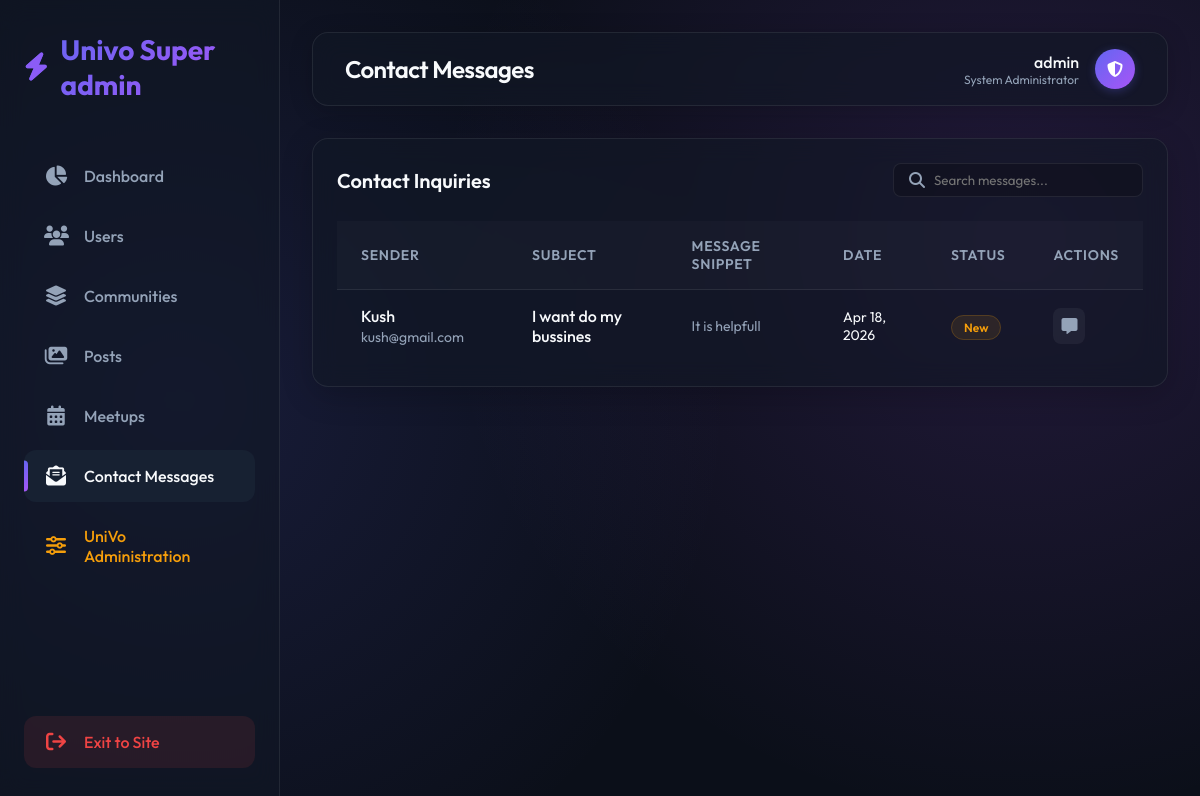
The app's page /custom-admin/contact-messages/ (signed in) with its own data.
### user/models.py (models this page shows, shortened)
class ContactMessage(models.Model):
    name = models.CharField(max_length=100)
    email = models.EmailField()
    subject = models.CharField(max_length=200)
    message = models.TextField()
    is_read = models.BooleanField(default=False)
    created_at = models.DateTimeField(auto_now_add=True)

### custom_admin/views.py (the view)
# urls.py: path('contact-messages/', views.contact_messages_manage, name='contact_messages'),
@staff_member_required
def contact_messages_manage(request):
    messages = ContactMessage.objects.all().order_by('-created_at')
    context = {
        'messages': messages
    }
    return render(request, 'custom_admin/contact_messages.html', context)

### custom_admin/templates/custom_admin/contact_messages.html (shortened to what this page needs)
{% extends 'custom_admin/base.html' %}
{% block page_title %}Contact Messages{% endblock %}
{% block content %}
<div class="glass-panel">
    <div style="display: flex; justify-content: space-between; margin-bottom: 1.5rem; align-items: center;">
        <h2 style="font-size: 1.25rem; font-weight: 600;">Contact Inquiries</h2>
        <div style="position: relative;">
            <i class="fa-solid fa-search" style="position: absolute; left: 1rem; top: 50%; transform: translateY(-50%); color: var(--text-secondary);"></i>
            <input type="text" id="searchInput" placeholder="Search messages..." style="background: rgba(0,0,0,0.2); border: 1px solid var(--border-color); color: var(--text-primary); padding: 0.5rem 1rem 0.5rem 2.5rem; border-radius: 8px; outline: none; width: 250px;">
        </div>
    </div>
    <div class="table-container">
        <table class="modern-table">
            <thead>
                <tr>
                    <th>Sender</th>
                    <th>Subject</th>
                    <th>Message Snippet</th>
                    <th>Date</th>
                    <th>Status</th>
                    <th>Actions</th>
                </tr>
            </thead>
            <tbody>
                {% for msg in messages %}
                <tr>
                    <td>
                        <div class="sender-info">
                            <div class="sender-details">
                                <span class="sender-name">{{ msg.name }}</span>
                                <span class="sender-email">{{ msg.email }}</span>
                            </div>
                        </div>
                    </td>
                    <td><div style="color: var(--text-primary); font-weight: 500;">{{ msg.subject }}</div></td>
                    <td><div class="message-text">{{ msg.message }}</div></td>
                    <td><div style="font-size: 0.875rem;">{{ msg.created_at|date:"M d, Y" }}</div></td>
                    <td>
                        {% if msg.is_read %}
                        <span class="status-badge status-read">Read</span>
                        {% else %}
                        <span class="status-badge status-unread">New</span>
                        {% endif %}
                    </td>
                    <td>
                        <div style="display: flex; gap: 0.5rem;">
                            <a href="{% url 'admin:user_contactmessage_change' msg.id %}" class="action-btn" title="View Full Message"><i class="fa-solid fa-message"></i></a>
                        </div>
                    </td>
                </tr>
                {% empty %}
                <tr>
                    <td colspan="6" style="text-align: center; padding: 3rem; color: var(--text-secondary);">
                        No contact messages found.
                    </td>
                </tr>
                {% endfor %}
            </tbody>
        </table>
    </div>
</div>
{% endblock %}

### custom_admin/templates/custom_admin/base.html (shortened to what this page needs)
<!DOCTYPE html>
<html lang="en">
<head>
    <link href="https://cdnjs.cloudflare.com/ajax/libs/font-awesome/6.4.0/css/all.min.css" rel="stylesheet">
</head>
<body>
    <aside class="sidebar">
        <div class="brand">
            <i class="fa-solid fa-bolt"></i>
            <span>Univo Super admin</span>
        </div>
        <nav class="nav-menu">
            <a href="{% url 'custom_admin:dashboard' %}" class="nav-item {% if request.resolver_match.url_name == 'dashboard' %}active{% endif %}">
                <i class="fa-solid fa-chart-pie"></i>
                Dashboard
            </a>
            <a href="{% url 'custom_admin:users' %}" class="nav-item {% if request.resolver_match.url_name == 'users' %}active{% endif %}">
                <i class="fa-solid fa-users"></i>
                Users
            </a>
            <a href="{% url 'custom_admin:communities' %}" class="nav-item {% if request.resolver_match.url_name == 'communities' %}active{% endif %}">
                <i class="fa-solid fa-layer-group"></i>
                Communities
            </a>
            <a href="{% url 'custom_admin:posts' %}" class="nav-item {% if request.resolver_match.url_name == 'posts' %}active{% endif %}">
                <i class="fa-solid fa-images"></i>
                Posts
            </a>
            <a href="{% url 'custom_admin:meetups' %}" class="nav-item {% if request.resolver_match.url_name == 'meetups' %}active{% endif %}">
                <i class="fa-solid fa-calendar-days"></i>
                Meetups
            </a>
            <a href="{% url 'custom_admin:contact_messages' %}" class="nav-item {% if request.resolver_match.url_name == 'contact_messages' %}active{% endif %}">
                <i class="fa-solid fa-envelope-open-text"></i>
                Contact Messages
            </a>
            <a href="/admin/" class="nav-item" style="color: #f59e0b;">
                <i class="fa-solid fa-sliders"></i>
                UniVo Administration
            </a>
            <a href="/" class="nav-item logout-btn" style="margin-top: auto;">
                <i class="fa-solid fa-arrow-right-from-bracket"></i>
                Exit to Site
            </a>
        </nav>
    </aside>
    <main class="main-wrapper">
        <header class="topbar">
            <h1 class="page-title">{% block page_title %}Dashboard{% endblock %}</h1>
            <div class="user-profile">
                <div style="text-align: right;">
                    <div style="font-weight: 500;">{{ request.user.username|default:"Super Admin" }}</div>
                    <div style="font-size: 0.75rem; color: var(--text-secondary);">System Administrator</div>
                </div>
                <div class="avatar">
                    <i class="fa-solid fa-shield-halved"></i>
                </div>
            </div>
        </header>
        {% block content %}
        {% endblock %}
    </main>
</body>
</html>

### records on screen
ContactMessage: name "Kush", email "kush@gmail.com", subject "I want do my bussines", message "It is helpfull", created_at "Apr 18, 2026", is_read "New"

### other values on screen
{{ request.user.username|default:"Super Admin" }} "admin"
